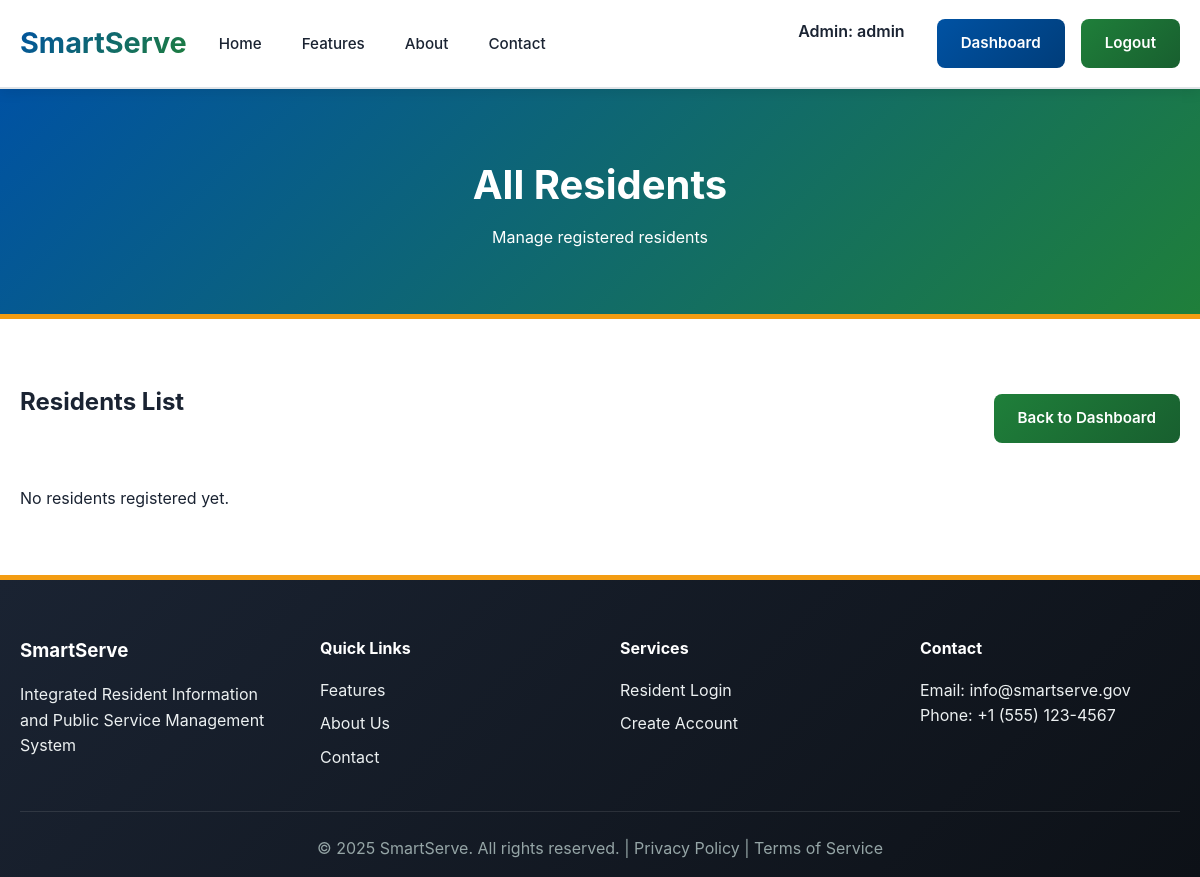
The page /admin/residents (signed in) on the database as committed earlier.
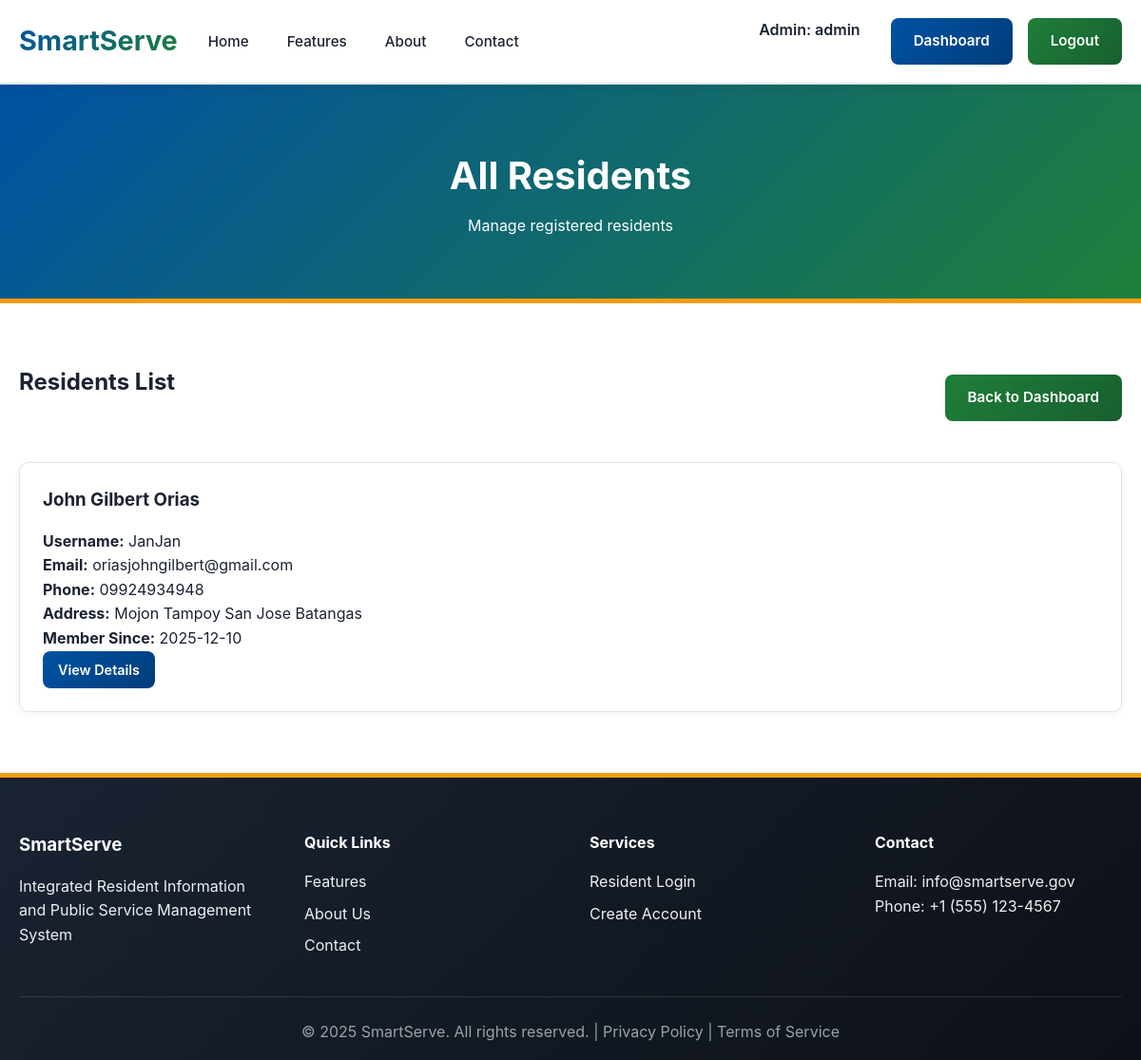
The same page on the database as committed later.
### models.py (models this page shows, shortened)
class User(db.Model):
    __tablename__ = 'user'
    id = db.Column(db.Integer, primary_key=True)
    username = db.Column(db.String(80), unique=True, nullable=False)
    email = db.Column(db.String(120), unique=True, nullable=False)
    password = db.Column(db.String(255), nullable=False)
    role = db.Column(db.String(20), default='resident')
    first_name = db.Column(db.String(100))
    last_name = db.Column(db.String(100))
    phone = db.Column(db.String(20))
    address = db.Column(db.String(255))
    created_at = db.Column(db.DateTime, default=datetime.utcnow)
    requests = db.relationship('Request', backref='user', lazy=True, cascade='all, delete-orphan')
    def is_admin(self):
        return self.role == 'admin'

### app.py (the view)
@app.route('/admin/residents')
@admin_required
def admin_residents():
    residents = User.query.filter_by(role='resident').all()
    return render_template('admin_residents.html', residents=residents)

### app.py (called while the page is built)
def admin_required(f):
    @wraps(f)
    def decorated_function(*args, **kwargs):
        if 'user_id' not in session:
            flash('Please log in first.', 'warning')
            return redirect(url_for('login'))
        user = User.query.get(session['user_id'])
        if not user or not user.is_admin():
            flash('Access denied. Admin only.', 'danger')
            return redirect(url_for('resident_dashboard'))
        return f(*args, **kwargs)
    return decorated_function

@app.context_processor
def inject_user():
    user = None
    if 'user_id' in session:
        user = User.query.get(session['user_id'])
    return dict(current_user=user)

### templates/admin_residents.html (shortened to what this page needs)
{% extends 'base.html' %}
{% block content %}
<div class="page-header admin-portal">
    <div class="container">
        <h1>All Residents</h1>
        <p>Manage registered residents</p>
    </div>
</div>
<div class="portal-content">
    <div class="container">
        <div class="requests-section">
            <div style="display: flex; justify-content: space-between; align-items: center; margin-bottom: 2rem;">
                <h2>Residents List</h2>
                <a href="{{ url_for('admin_dashboard') }}" class="btn btn-secondary">Back to Dashboard</a>
            </div>
            {% if residents %}
                <div class="request-list">
                    {% for resident in residents %}
                        <div class="request-item">
                            <div class="request-header">
                                <h3>{{ resident.first_name }} {{ resident.last_name }}</h3>
                            </div>
                            <p><strong>Username:</strong> {{ resident.username }}</p>
                            <p><strong>Email:</strong> {{ resident.email }}</p>
                            <p><strong>Phone:</strong> {{ resident.phone }}</p>
                            <p><strong>Address:</strong> {{ resident.address }}</p>
                            <p><strong>Member Since:</strong> {{ resident.created_at.strftime('%Y-%m-%d') }}</p>
                            <a href="{{ url_for('view_resident', resident_id=resident.id) }}" class="btn btn-primary btn-sm">View Details</a>
                        </div>
                    {% endfor %}
                </div>
            {% else %}
                <p>No residents registered yet.</p>
            {% endif %}
        </div>
    </div>
</div>
{% endblock %}

### templates/base.html (shortened to what this page needs)
<!DOCTYPE html>
<html lang="en">
<head>
    <link rel="stylesheet" href="{{ url_for('static', filename='css/style.css') }}">
</head>
<body>
    <nav class="navbar">
        <div class="container">
            <div class="nav-content">
                <div class="logo">
                    <h1><a href="/" style="color: inherit; text-decoration: none;">SmartServe</a></h1>
                </div>
                <ul class="nav-links">
                    <li><a href="/">Home</a></li>
                    <li><a href="/features">Features</a></li>
                    <li><a href="/about">About</a></li>
                    <li><a href="/contact">Contact</a></li>
                </ul>
                <div class="nav-buttons">
                    {% if current_user %}
                        {% if current_user.is_admin() %}
                            <span style="margin-right: 1rem; color: var(--primary-color); font-weight: 600;">Admin: {{ current_user.username }}</span>
                            <a href="{{ url_for('admin_dashboard') }}" class="btn btn-primary">Dashboard</a>
                            <a href="{{ url_for('logout') }}" class="btn btn-secondary">Logout</a>
                        {% else %}
                            <span style="margin-right: 1rem; color: var(--primary-color); font-weight: 600;">{{ current_user.username }}</span>
                            <a href="{{ url_for('resident_dashboard') }}" class="btn btn-primary">Dashboard</a>
                            <a href="{{ url_for('logout') }}" class="btn btn-secondary">Logout</a>
                        {% endif %}
                    {% else %}
                        <a href="{{ url_for('login') }}" class="btn btn-secondary">Login</a>
                        <a href="{{ url_for('register') }}" class="btn btn-primary">Register</a>
                    {% endif %}
                </div>
            </div>
        </div>
    </nav>
    {% block content %}{% endblock %}
    <footer class="footer">
        <div class="container">
            <div class="footer-content">
                <div class="footer-section">
                    <h3>SmartServe</h3>
                    <p>Integrated Resident Information and Public Service Management System</p>
                </div>
                <div class="footer-section">
                    <h4>Quick Links</h4>
                    <ul>
                        <li><a href="/features">Features</a></li>
                        <li><a href="/about">About Us</a></li>
                        <li><a href="/contact">Contact</a></li>
                    </ul>
                </div>
                <div class="footer-section">
                    <h4>Services</h4>
                    <ul>
                        <li><a href="{{ url_for('login') }}">Resident Login</a></li>
                        <li><a href="{{ url_for('register') }}">Create Account</a></li>
                    </ul>
                </div>
                <div class="footer-section">
                    <h4>Contact</h4>
                    <p>Email: info@smartserve.gov</p>
                    <p>Phone: +1 (555) 123-4567</p>
                </div>
            </div>
            <div class="footer-bottom">
                <p>&copy; 2025 SmartServe. All rights reserved. | Privacy Policy | Terms of Service</p>
            </div>
        </div>
    </footer>
</body>
</html>

### static/css/style.css (style rules this page uses)
* { margin: 0; padding: 0; box-sizing: border-box; }
:root { --primary-blue: #0052a3; --primary-blue-dark: #003d7a; --secondary-green: #1f7f3a; --secondary-green-dark: #185f2f; --accent-gold: #f39c12; --light-bg: #f5f7fa; --white: #ffffff; --dark-text: #1a2332; --border-color: #e0e4e8; --success-color: #27ae60; --warning-color: #e74c3c; --text-light: #666666; }
body { font-family: -apple-system, BlinkMacSystemFont, "Segoe UI", Roboto, "Helvetica Neue", Arial, sans-serif; color: var(--dark-text); line-height: 1.6; background-color: var(--white); }
.container { max-width: 1200px; margin: 0 auto; padding: 0 20px; }
.navbar { background: var(--white); border-bottom: 2px solid var(--border-color); position: sticky; top: 0; z-index: 1000; box-shadow: 0 4px 12px rgba(0, 0, 0, 0.08); }
.nav-content { display: flex; align-items: center; justify-content: space-between; padding: 1.2rem 0; gap: 2rem; }
.logo h1 { font-size: 1.8rem; font-weight: 700; background: linear-gradient(135deg, var(--primary-blue), var(--secondary-green)); -webkit-background-clip: text; -webkit-text-fill-color: transparent; background-clip: text; }
.nav-links { display: flex; list-style: none; gap: 2.5rem; flex: 1; }
.nav-links a { text-decoration: none; color: var(--dark-text); font-weight: 500; font-size: 0.95rem; transition: all 0.3s ease; position: relative; }
.nav-links a::after { content: ""; position: absolute; width: 0; height: 2px; bottom: -5px; left: 0; background: linear-gradient(90deg, var(--primary-blue), var(--accent-gold)); transition: width 0.3s ease; }
.nav-buttons { display: flex; gap: 1rem; }
.btn { padding: 0.75rem 1.5rem; border-radius: 8px; text-decoration: none; font-weight: 600; transition: all 0.3s ease; border: none; cursor: pointer; display: inline-block; text-align: center; font-size: 0.95rem; }
.btn-primary { background: linear-gradient(135deg, var(--primary-blue), var(--primary-blue-dark)); color: var(--white); }
.btn-secondary { background: linear-gradient(135deg, var(--secondary-green), var(--secondary-green-dark)); color: var(--white); }
.btn-sm { padding: 0.5rem 1rem; font-size: 0.9rem; }
.page-header { background: linear-gradient(135deg, var(--primary-blue) 0%, var(--secondary-green) 100%); color: var(--white); padding: 4rem 0; text-align: center; border-bottom: 5px solid var(--accent-gold); }
.page-header h1 { font-size: 2.5rem; margin-bottom: 0.5rem; font-weight: 700; }
.portal-content { padding: 4rem 0; }
.dashboard-section h2, .actions-section h2, .requests-section h2, .activity-section h2 { font-size: 1.5rem; margin-bottom: 2rem; color: var(--dark-text); font-weight: 700; }
.request-list { display: grid; grid-template-columns: repeat(auto-fit, minmax(300px, 1fr)); gap: 1.5rem; }
.request-item { background: var(--white); border: 1px solid var(--border-color); padding: 1.5rem; border-radius: 10px; transition: all 0.3s ease; box-shadow: 0 2px 8px rgba(0, 0, 0, 0.05); }
.request-header { display: flex; justify-content: space-between; align-items: center; margin-bottom: 1rem; }
.request-header h3 { color: var(--dark-text); margin: 0; font-weight: 700; }
.footer { background: linear-gradient(135deg, #1a2332 0%, #0d1117 100%); color: #ecf0f1; padding: 3.5rem 0 1rem; border-top: 5px solid var(--accent-gold); }
.footer-content { display: grid; grid-template-columns: repeat(auto-fit, minmax(200px, 1fr)); gap: 2.5rem; margin-bottom: 2rem; }
.footer-section h3, .footer-section h4 { color: var(--white); margin-bottom: 1rem; font-weight: 700; }
.footer-section ul { list-style: none; }
.footer-section ul li { margin-bottom: 0.5rem; }
.footer-section a { color: #ecf0f1; text-decoration: none; transition: all 0.3s ease; }
.footer-bottom { border-top: 1px solid rgba(255, 255, 255, 0.1); padding-top: 1.5rem; text-align: center; color: #95a5a6; }

Rows that differ between the two databases and show on the page:
added User: first_name "John Gilbert", last_name "Orias", username "JanJan", email "oriasjohngilbert@gmail.com", phone "09924934948", address "Mojon Tampoy San Jose Batangas", created_at "2025-12-10"
Other text that changed with them:
text no longer shown: "No residents registered yet."
